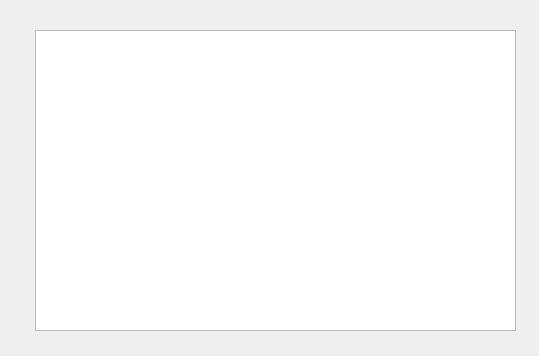
<?xml version="1.0" encoding="UTF-8"?>
<ui version="4.0">
 <class>seepage</class>
 <widget class="QWidget" name="seepage">
  <property name="geometry">
   <rect>
    <x>0</x>
    <y>0</y>
    <width>539</width>
    <height>356</height>
   </rect>
  </property>
  <property name="windowTitle">
   <string>Form</string>
  </property>
  <widget class="QTableWidget" name="tableWidget">
   <property name="geometry">
    <rect>
     <x>35</x>
     <y>30</y>
     <width>481</width>
     <height>301</height>
    </rect>
   </property>
  </widget>
 </widget>
 <resources/>
 <connections/>
</ui>
